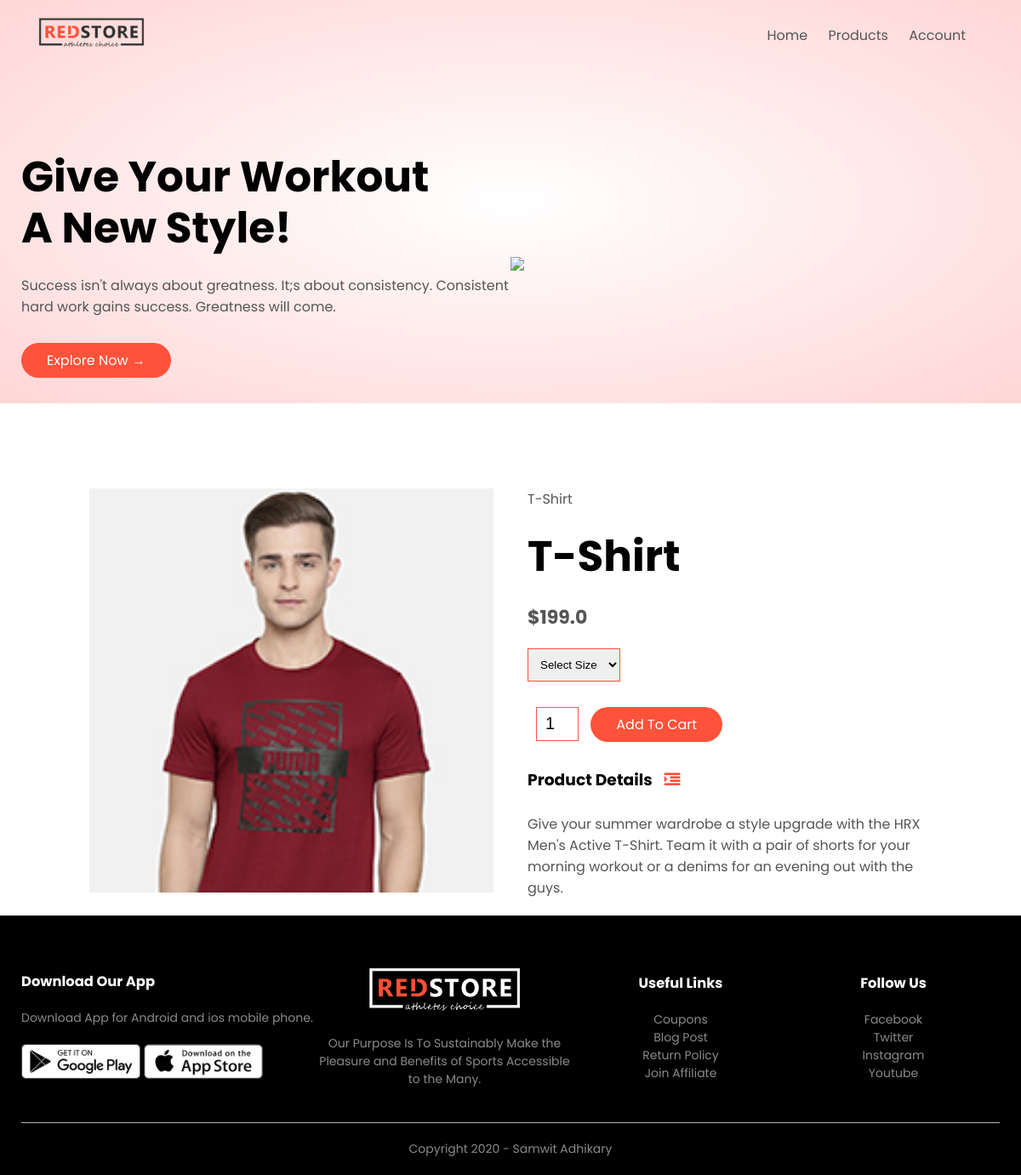
The page /product_details/1 on the database its author committed.
### products/models.py (models this page shows, shortened)
class Product(models.Model):
    LIVE=1
    DELETE=0
    DELETE_CHOICES=((LIVE,'Live'),(DELETE,'Delete'))
    title=models.CharField(max_length=200)
    price=models.FloatField()
    discription=models.TextField()
    image=models.ImageField(upload_to='media/')
    priority=models.IntegerField(default=0)
    delete_status=models.IntegerField(choices=DELETE_CHOICES,default=LIVE)
    created_at=models.DateTimeField(auto_now_add=True)
    updated_at=models.DateTimeField(auto_now=True)

### products/views.py (the view)
# urls.py: path('product_details/<pk>',views.detail_products,name='detail_products')
def detail_products(request, pk):
    product = Product.objects.get(pk=pk)
    context = {'product': product}
    return render(request, 'product_detail.html', context)

### templates/product_detail.html
{% extends 'blank_layout.html' %}
{% block content %}
{% include 'product_description.html' %}
{% endblock content %}

### templates/product_description.html (shortened to what this page needs)
{% load static %}
<div class="small-container single-product">
    <div class="row">
        <div class="col-2">
            <img src="{{ product.image.url }}" width="100%" id="ProductImg">
        </div>
        <div class="col-2">
            <p>{{ product.title }}</p>
            <h1>{{ product.title }}</h1>
            <h4>${{ product.price}}</h4>
            <select>
                <option>Select Size</option>
            </select>
            <input type="number" value="1">
            <a href="" class="btn">Add To Cart</a>
            <h3>Product Details <i class="fa fa-indent"></i></h3>
            <br>
            <p>{{ product.discription }}</p>
        </div>
    </div>
</div>

### static/css/style.css (style rules this page uses)
* { margin: 0; padding: 0; box-sizing: border-box; }
body { font-family: 'Poppins', sans-serif; }
a { text-decoration: none; color: #555; }
p { color: #555; }
.row { display: flex; align-items: center; flex-wrap: wrap; justify-content: space-around; }
.col-2 { flex-basis: 50%; min-width: 300px; }
.col-2 img { max-width: 100%; padding: 50px 0; }
.col-2 h1 { font-size: 50px; line-height: 60px; margin: 25px 0; }
.btn { display: inline-block; background: #ff523b; color: white; padding: 8px 30px; margin: 30px 0; border-radius: 30px; transition: background 0.5s; }
.small-container { max-width: 1080px; margin: auto; padding-left: 25px; padding-right: 25px; }
h4 { color: #555; font-weight: normal; }
select { border: 1px solid #ff523b; padding: 5px; }
.single-product { margin-top: 80px; }
.single-product .col-2 img { padding: 0; }
.single-product .col-2 { padding: 20px; }
.single-product h4 { margin: 20px 0; font-size: 22px; font-weight: bold; }
.single-product select { display: block; padding: 10px; margin-top: 20px; }
.single-product input { width: 50px; height: 40px; padding-left: 10px; font-size: 20px; margin-left: 10px; border: 1px solid #ff523b; margin-right: 10px; }
.single-product .fa { color: #ff523b; margin-left: 10px; }

### rows shown on the page
Product: image (picture), title "T-Shirt", price "199.0", discription "Give your summer wardrobe a style upgrade with the HRX Men's Active T-Shirt. Team it with a pair of shorts for your morning workout or a denims for an evening out with the guys."
